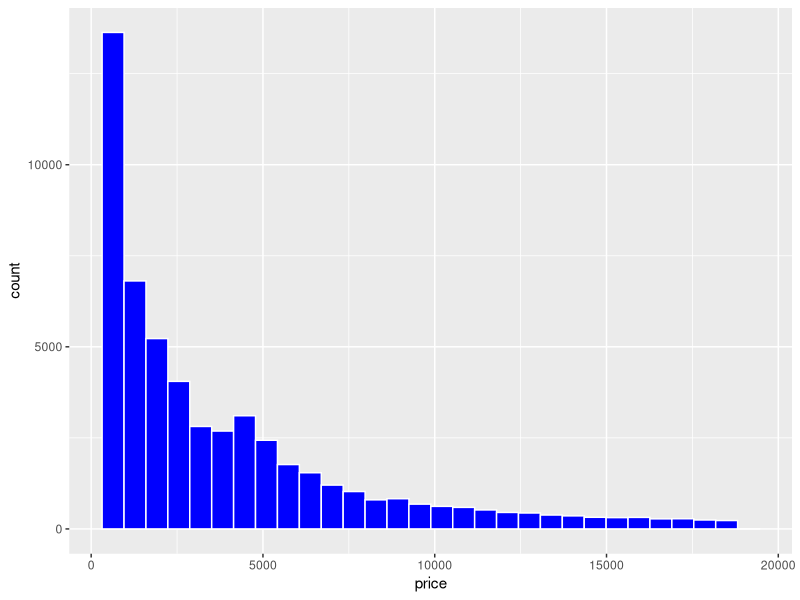
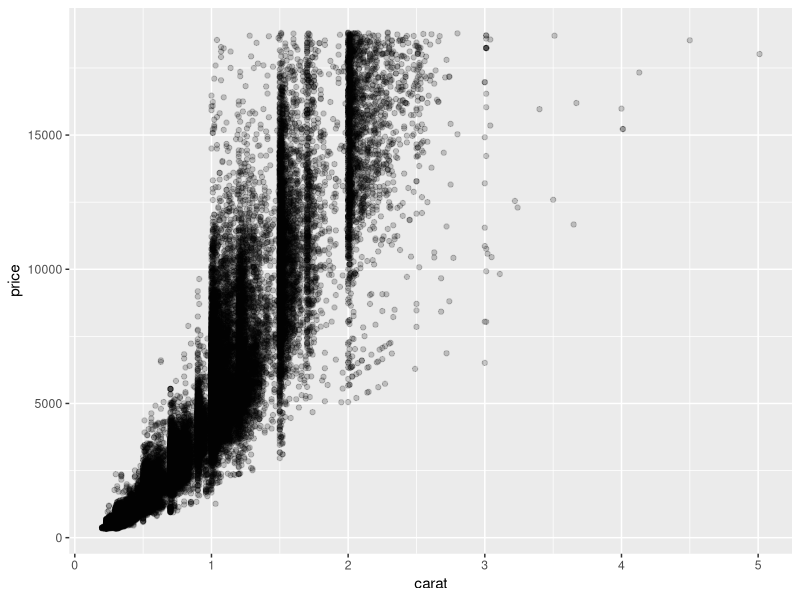
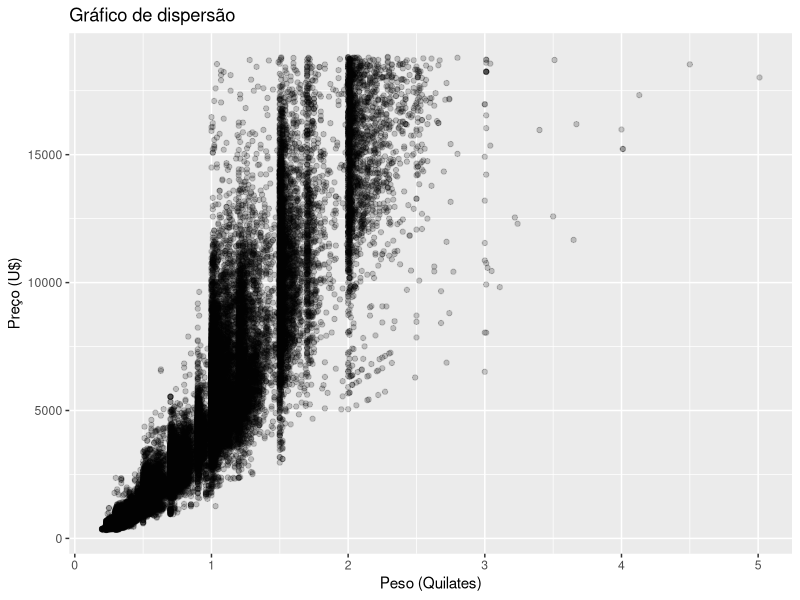
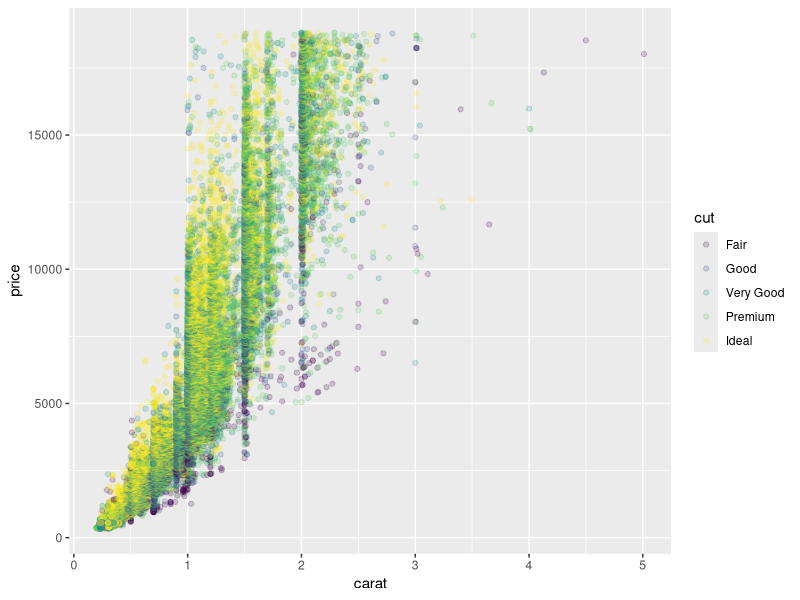
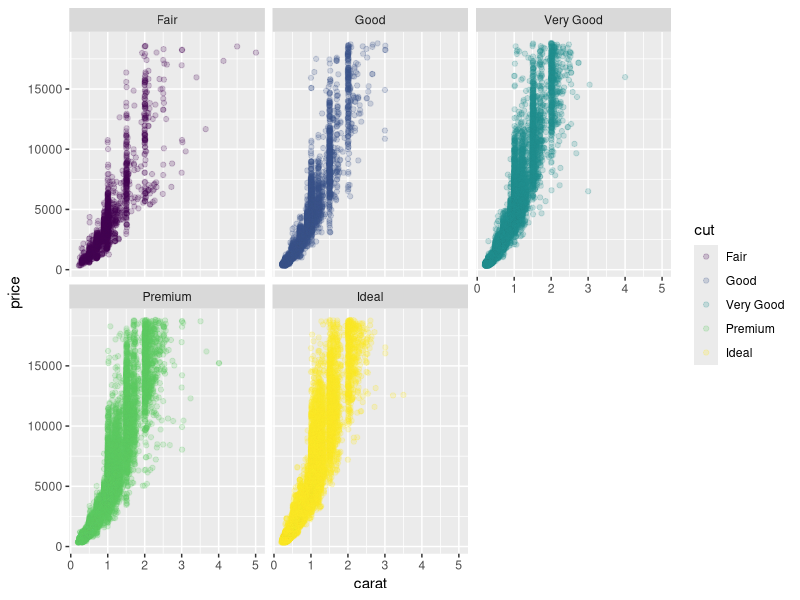
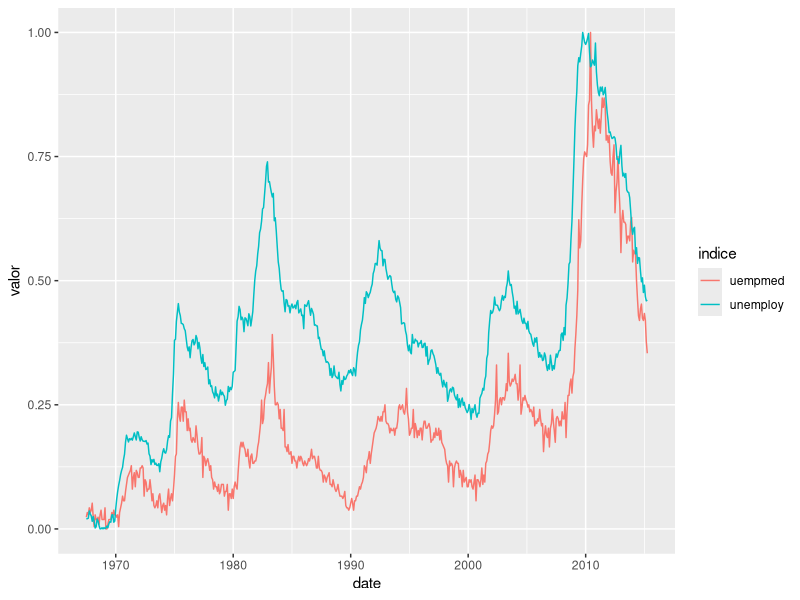
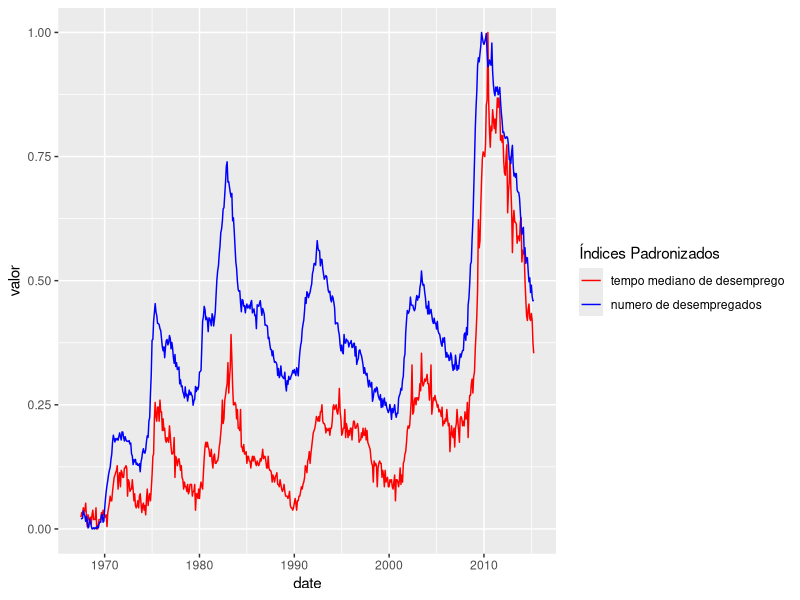
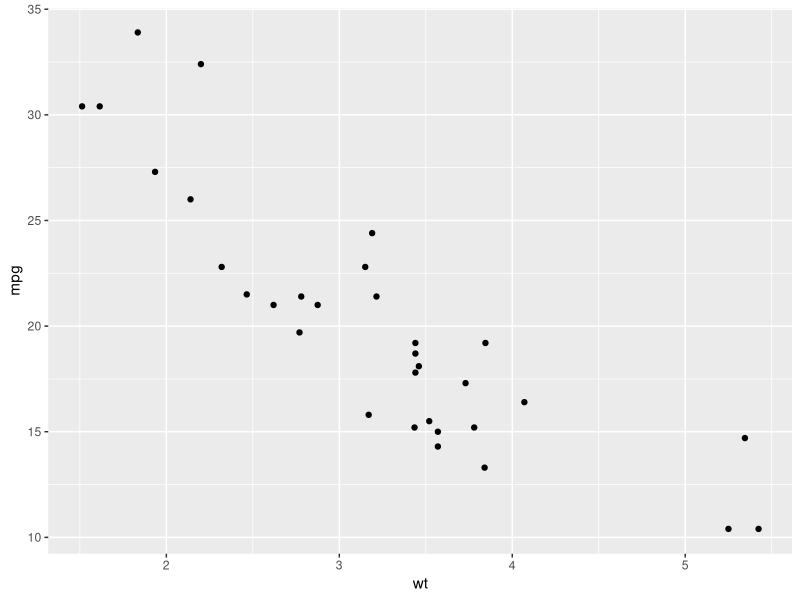

R code for these plots, in order:
### Script --- Aula 4 --- ggplot2

library(ggplot2)
library(magrittr)
library(dplyr)
library(tidyr)

# Histograma do preço dos diamantes

head(diamonds)

g <- ggplot(diamonds, aes(price)) +
  geom_histogram(colour = "white", fill = "blue")
g

## Dispersão dos precos vs peso (carat)

g <- ggplot(diamonds, aes(carat, price)) +
  geom_point(alpha = 0.2)
g

g + labs(title = "Gráfico de dispersão", x = "Peso (Quilates)", y = "Preço (U$)")

# Agora a cor dos pontos vai ser pela qualidade do corte do diamante:

g <- ggplot(diamonds, aes(carat, price, colour = cut)) +
  geom_point(alpha = 0.2)
g

# Não deu pra ver, direito, usar facet?

g + facet_wrap(~cut)


head(economics)

# Queremos plotar taxa desemprego e tempo de duracao do desemprego cada um em uma linha e com cores diferentes. 
# Os valores devem ser padronizados.

g <- economics %>% 
  select(date, unemploy, uempmed) %>%
  gather(indice, valor, -date) %>%
  group_by(indice) %>% mutate(valor = (valor - min(valor))/(max(valor) - min(valor))) %>%
  ggplot(aes(date, valor, colour = indice)) + 
  geom_line()

plot(g)


g + scale_colour_manual(
  "Índices Padronizados", 
  values = c("red","blue"), 
  labels = c("tempo mediano de desemprego", "numero de desempregados"))



# Colocar uma reta de regressão em um gráfico de dispersão.

g <- ggplot(mtcars, aes(wt, mpg)) +
  geom_point()
g

coef(lm(mpg ~ wt, data = mtcars))

g +  geom_abline(intercept = 37, slope = -5, colour = "blue")

g + stat_smooth(method = "lm", se = F)

g +  geom_abline(intercept = 37, slope = -5, colour = "blue") + 
  stat_smooth(method = "lm", se = F)


# Gráfico de barras: Quantidade de veículos por classe
head(mpg)

ggplot(mpg, aes(class)) + geom_bar()


# Quantidade de carros por classe, para cada ano

ggplot(mpg, aes(class)) + geom_bar() + facet_grid(year~.)
ggplot(mpg, aes(class)) + geom_bar(aes(fill = factor(year)), position = "fill")
ggplot(mpg, aes(class)) + geom_bar(aes(fill = factor(year)), position = "dodge")












### Banco de dados: Flow of the River Nile
#################################################

Nile

class(Nile)

# Fazer um gráfico da série
x <- data.frame(flow=Nile)

data.frame(flow=Nile) %>%
  mutate(ano=(1871:1970)) %>%
  ggplot() +
  geom_line(aes(x=ano, y=flow)) +
  geom_point(aes(x=ano, y=flow), alpha=.2)


# ESTUDE!!! (mas nao use)
###qplot(Nile)


### Banco de dados: Accidental Deaths in the US 1973-1978
###########################################################
library(lubridate)

data.frame(USAccDeaths) %>%
  mutate(data_date=ymd('1973-01-01') + months(0:71),
         data_date=as.Date(data_date)) %>%
  ggplot() +
  geom_line(aes(x=month(data_date),
                y=USAccDeaths,
                colour=factor(year(data_date))))

data.frame(USAccDeaths) %>%
  mutate(data_date=ymd('1973-01-01') + months(0:71),
         data_date=as.Date(data_date),
         ano=factor(year(data_date))) %>%
  ggplot() +
  geom_line(aes(x=month(data_date),
                y=USAccDeaths)) +
  facet_wrap(~ano)

data.frame(USAccDeaths) %>%
  mutate(data_date=ymd('1973-01-01') + months(0:71),
         data_date=as.Date(data_date),
         ano=factor(year(data_date))) %>%
  ggplot() +
  geom_boxplot(aes(x=factor(month(data_date)),
                   y=USAccDeaths))

# 1) Fazer um gráfico da série

# 2) Fazer um gráfico do número médio de mortes por mês no período


### Banco de dados: Survival of passengers on the Titanic
###########################################################


# Fazer um gráfico de barras do número de sobreviventes/mortos dividindo
# por classe, gênero e idade.

data.frame(Titanic) %>%
  ggplot() +
  geom_bar(aes(x=Age, y=Freq, fill=Survived),
           stat='identity',
           position='dodge') +
  facet_wrap(~Class + Sex, scales='free_y')

data.frame(Titanic) %>%
  ggplot() +
  geom_bar(aes(x=Age))


### Banco de dados: New York Air Quality Measurements
###########################################################

airquality %>% head

# 1) Fazer um histograma da concentração de ozônio diária para cada mês considerado.

airquality %>%
  ggplot() +
  geom_histogram(aes(x=Ozone, y=..density..), fill='white', colour='black', binwidth=20) +
  geom_density(aes(x=Ozone), fill='blue', alpha=0.2, adjust=1) +
  facet_wrap(~Month)

# 2) Investigar indícios de associação entre o ozôniote a temperatura e ozônio
#    e a velocidade do vento.


### Banco de dados: Locations of Earthquakes off Fiji
###########################################################

quakes

# 1) Fazer um histograma da magnitude

quakes %>%
  ggplot() +
  geom_histogram(aes(x=mag), binwidth=.1, fill='white', colour='black') +
  theme_bw()

# 2) Fazer um mapa das ocorrências

mapa <- map_data("world")

quakes %>%
  ggplot(aes(x=long, y=lat)) +
  geom_density2d(aes(size=stations)) +
  geom_map(aes(map_id=region), map=mapa, data=mapa)
